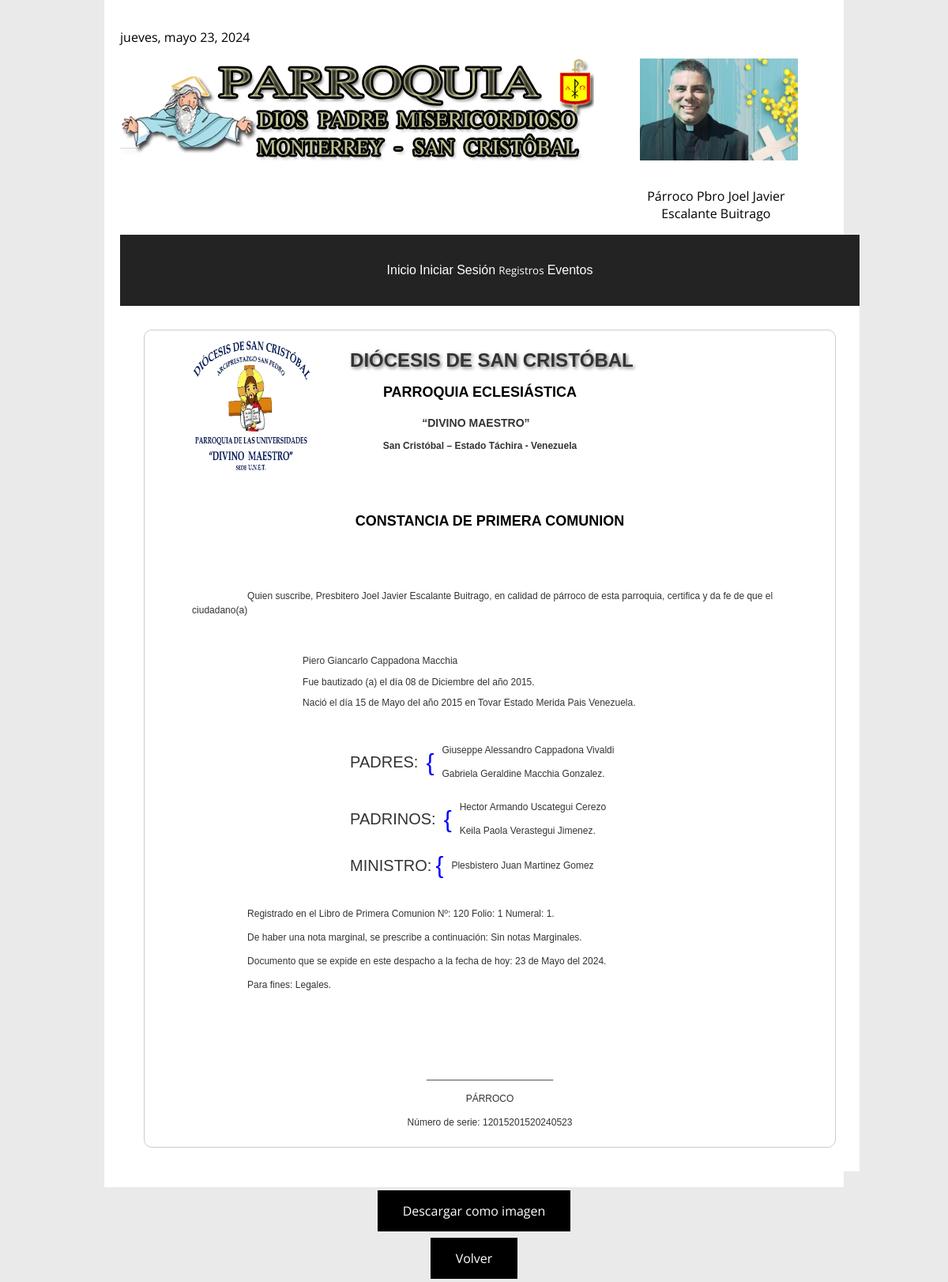
Screenshot of /documentoComunion.php?id=1 (signed in) with the database file from the repository.
### tables this page shows
CREATE TABLE "comuniones" (
	"id"	INTEGER NOT NULL,
	"primer_nombre"	TEXT NOT NULL,
	"segundo_nombre"	TEXT,
	"primer_apellido"	TEXT NOT NULL,
	"segundo_apellido"	TEXT,
	"primer_nombre_papa"	TEXT NOT NULL,
	"segundo_nombre_papa"	TEXT,
	"primer_apellido_papa"	TEXT NOT NULL,
	"segundo_apellido_papa"	TEXT,
	"primer_nombre_mama"	TEXT NOT NULL,
	"segundo_nombre_mama"	TEXT,
	"primer_apellido_mama"	TEXT NOT NULL,
	"segundo_apellido_mama"	TEXT,
	"filiacion"	TEXT,
	"lugar_de_nacimiento"	TEXT NOT NULL,
	"estado_de_nacimiento"	TEXT NOT NULL,
	"pais_de_nacimiento"	TEXT NOT NULL,
	"dia_de_nacimiento"	TEXT NOT NULL,
	"mes_de_nacimiento"	TEXT NOT NULL,
	"ano_de_nacimiento"	INTEGER NOT NULL,
	"dia_de_bautizo"	TEXT NOT NULL,
	"mes_de_bautizo"	TEXT NOT NULL,
	"ano_de_bautizo"	INTEGER NOT NULL,
	"primer_nombre_padrino"	TEXT NOT NULL,
	"segundo_nombre_padrino"	TEXT,
	"primer_apellido_padrino"	TEXT NOT NULL,
	"segundo_apellido_padrino"	TEXT,
	"primer_nombre_madrina"	TEXT NOT NULL,
	"segundo_nombre_madrina"	TEXT,
	"primer_apellido_madrina"	TEXT NOT NULL,
	"segundo_apellido_madrina"	TEXT,
	"primer_nombre_ministro"	TEXT NOT NULL,
	"segundo_nombre_ministro"	TEXT,
	"primer_apellido_ministro"	TEXT NOT NULL,
	"segundo_apellido_ministro"	TEXT,
	"observacion"	TEXT,
	"numero_registro_civil"	INTEGER,
	"ano_registro_civil"	INTEGER,
	"numLibro"	INTEGER NOT NULL,
	"folio"	INTEGER NOT NULL,
	"numeral"	INTEGER NOT NULL,
	"notaMar"	TEXT,
	"finalidad"	TEXT,
	PRIMARY KEY("id")
);

### documentoComunion.php (the view, shortened to what this page needs)
<!DOCTYPE html>
<html>
<head>
    <link rel="stylesheet" type="text/css" href="stylesRegistros.css">
</head>
<body>
<div class="header">
    <p id="fecha"></p>
    <div class="input-row">
        <div class="input-group">
            <img class="lHead" src="LogoHeader.png" alt="Logo">
        </div>
        <div class="input-group">
            <img class="padre" src="ImagenPadre.png" alt="Imagen del Padre">
            <p style='text-align: center; margin-left: 120px;'>Párroco Pbro Joel Javier<br>Escalante Buitrago</p>
        </div>
    </div>
    <div class="menu-bar">
    <button id="cerrarSesion" onclick="window.location.href='indexRegistros.php'">Inicio</button>
    <?php
    if (isset($_SESSION['nombre_usuario'])) {
        echo '<button id="cerrarSesion" onclick="window.location.href=\'cerrarSesion.php\'">Cerrar Sesión</button>';
    } else {
        echo '<button id="cerrarSesion" onclick="window.location.href=\'iniciarSesion.php\'">Iniciar Sesión</button>';
    }
    ?>
    <div class="menu-registros">
        <button>Registros</button>
    </div>
    <button id="cerrarSesion" onclick="window.location.href='indexEventos.php'">Eventos</button>
        </div>
    <div class="container">
        <?php
        include("conexion2.php");
        function numeroAMes($mes) {
            $meses = array(
                '1', '01' => 'Enero',
                '2', '02' => 'Febrero',
                '3', '03' => 'Marzo',
                '4', '04' => 'Abril',
                '5', '05' => 'Mayo',
                '6', '06' => 'Junio',
                '7', '07' => 'Julio',
                '8', '08' => 'Agosto',
                '9', '09' => 'Septiembre',
                '10' => 'Octubre',
                '11' => 'Noviembre',
                '12' => 'Diciembre',
                'enero', 'Enero' => '1',
                'febrero', 'Febrero' => '2',
                'marzo', 'Marzo' => '3',
                'abril', 'Abril' => '4',
                'mayo', 'Mayo' => '5',
                'junio', 'Junio' => '6',
                'julio', 'Julio' => '7',
                'agosto', 'Agosto' => '8',
                'septiembre', 'Septiembre' => '9',
                'octubre', 'Octubre' => '10',
                'noviembre', 'Noviembre' => '11',
                'diciembre', 'Diciembre' => '12'
            );
            return $meses[$mes];
        }
        if (isset($_GET["id"])) {
            $id = $_GET["id"];
            $sql = "SELECT COUNT(*) FROM [comuniones] WHERE [id] = $id";
            $count = $db->query($sql)->fetchColumn();
            if ($count > 0) {
                $sql = "SELECT * FROM [comuniones] WHERE [id] = $id";
                $result = $db->query($sql);
                $row = $result->fetch(PDO::FETCH_ASSOC);
                echo "<div class='certificado' align-items: center;'>";
                echo "<div id='content-to-capture'>";
                    echo "<div style='display: flex; align-items: flex-start; margin-left: 50px;'>";
                        echo "<img id='logo' src='Logo.png' alt='Escudo' style='width: 150px; height: 175px; margin-right: 20px;'>";
                        echo "<div style='text-align: center; line-height: 0.2; margin-left: 20px;'>";
                            echo "<h1 >DIÓCESIS DE SAN CRISTÓBAL</h1>";
                            echo "<h2 style='margin-right: 30px;'>PARROQUIA ECLESIÁSTICA</h2>";
                            echo "<h3 style='line-height:1.0; margin-right: 40px;'>“DIVINO MAESTRO”</h3>";
                            echo "<h4 style='line-height:1.0; margin-right: 30px;'>San Cristóbal – Estado Táchira - Venezuela</h4>";
                        echo "</div>";
                    echo "</div>";
                    echo "<br>";
                echo "<h2>CONSTANCIA DE PRIMERA COMUNION</h2>";
                echo "<div style='text-align: left; line-height: 1.2; padding: 20px; text-indent: 120px'>";
                    echo "<p style='text-align: left; text-indent: 70px; margin-left: 20px; line-height: 1.5; padding: 10px;'>Quien suscribe, Presbitero Joel Javier Escalante Buitrago, en calidad de párroco de esta parroquia, certifica y da fe de que el ciudadano(a)</p>";
                    echo "<br>";
                    echo "<p style='margin-left: 50px;'>" . $row["primer_nombre"]. " " . $row["segundo_nombre"]. " " . $row["primer_apellido"]. " " . $row["segundo_apellido"]. "</p>";
                    echo "<p style='margin-left: 50px;'>Fue bautizado (a) el día " . $row["dia_de_bautizo"]. " de " . numeroAMes(trim($row["mes_de_bautizo"])). " del año " . $row["ano_de_bautizo"]. ".</p>";
                    echo "<p style='margin-left: 50px;'>Nació el día " . $row["dia_de_nacimiento"]. " de " . numeroAMes(trim($row["mes_de_nacimiento"])). " del año " . $row["ano_de_nacimiento"]. " en " . $row["lugar_de_nacimiento"]. " Estado " . $row["estado_de_nacimiento"]. " Pais " . $row["pais_de_nacimiento"]. ".</p>";
                    echo "</div>";
                    echo "<div style='display: flex; margin-left: 250px;'>
                            <div style='display: flex; align-items: center;'>
                                <div style='font-size: 20px; text-transform: uppercase; margin-right: 10px;'>PADRES:</div>
                                <div style='color: blue; font-size: 30px; margin-right: 10px;'>{</div>
                                <div>
                                    <p>" . $row["primer_nombre_papa"]. " " . $row["segundo_nombre_papa"]. " " . $row["primer_apellido_papa"]. " " . $row["segundo_apellido_papa"]. "</p>
                                    <p>" . $row["primer_nombre_mama"]. " " . $row["segundo_nombre_mama"]. " " . $row["primer_apellido_mama"]. " " . $row["segundo_apellido_mama"]. ".</p>
                                </div>
                            </div>
                        </div>";
                    echo "<div style='display: flex; margin-left: 250px;'>
                            <div style='display: flex; align-items: center;'>
                                <div style='font-size: 20px; text-transform: uppercase; margin-right: 10px;'>PADRINOS:</div>
                                <div style='color: blue; font-size: 30px; margin-right: 10px;'>{</div>
                                <div>
                                    <p>" . $row["primer_nombre_padrino"]. " " . $row["segundo_nombre_padrino"]. " " . $row["primer_apellido_padrino"]. " " . $row["segundo_apellido_padrino"]. "</p>
                                    <p>" . $row["primer_nombre_madrina"]. " " . $row["segundo_nombre_madrina"]. " " . $row["primer_apellido_madrina"]. " " . $row["segundo_apellido_madrina"]. ".</p>
                                </div>
                            </div>
                        </div>";
                    echo "<div style='display: flex; margin-left: 250px;'>
                            <div style='display: flex; align-items: center;'>
                                <div style='font-size: 20px; text-transform: uppercase; margin-right: 5px;'>MINISTRO:</div>
                                <div style='color: blue; font-size: 30px; margin-right: 10px;'>{</div>
                                <div>
                                    <p>" . $row["primer_nombre_ministro"]. " " . $row["segundo_nombre_ministro"]. " " . $row["primer_apellido_ministro"]. " " . $row["segundo_apellido_ministro"]. "</p>
                                </div>
                            </div>
                        </div>";
                        echo "<br>";
                    echo "<p style='margin-left: 120px;'>Registrado en el Libro de Primera Comunion Nº: " . $row["numLibro"]. " Folio: " . $row["folio"]. " Numeral: " . $row["numeral"]. ".</p>";
                    echo "<p style='margin-left: 120px;'>De haber una nota marginal, se prescribe a continuación: " . (!empty($row["notaMar"]) ? $row["notaMar"] : "Sin nota marginal") . ".</p>";
                    $fecha_formateada = date("d") . " de " . numeroAMes(date("m")) . " del " . date("Y");
                    echo "<p style='margin-left: 120px;'>Documento que se expide en este despacho a la fecha de hoy: " . $fecha_formateada . ".</p>";
                    echo "<p style='margin-left: 120px;'>Para fines: " . (!empty($row["finalidad"]) ? $row["finalidad"] : "Sin Finalidad") . ".</p>";
                echo "<br><br>";
                echo "<br><br>";
                echo "<p style='text-align: center;'>________________________</p>";
                echo "<p style='text-align: center;'>PÁRROCO</p>";
                $serial = $row["id"] . $row["ano_de_nacimiento"] . $row["ano_de_bautizo"] . date("Ymd");
                echo "<p style='text-align: center;'>Número de serie: " . $serial . "</p>";
                echo "</div>";
                echo "</div>";
                echo "</div>";
                echo "</div>";
                echo "<button id='download' class='button' style='display: none;'>Descargar como imagen</button>";
            } else {
                echo "No se encontraron resultados para el ID proporcionado.";
            }
        }
        ?>
    <a href="indexComunion.php"><button class="button">Volver</button></a>
</body>
</html>

### stylesRegistros.css (style rules this page uses)
body { font-family: 'Open Sans', serif; font-size: 16px; background-color: #EAEAEA; display: flex; flex-direction: column; justify-content: center; align-items: center; min-height: 100vh; margin: 0; padding: 0; box-sizing: border-box; }
.header { background-color: #ffffff; width: 935.85px; padding: 20px; box-sizing: border-box; }
img.lHead { width: 600px; height: 132px; margin: 0px 0px 0px 0px; }
img.padre { width: 200px; height: 129.34px; margin: 0px 0px 18px 165px; }
img.padre { width: 200px; height: 129.34px; }
.menu-bar { background-color: #232323; width: 935.85px; height: 89.6px; padding: 0; color: #ffffff; text-align: center; }
.container { background-color: #ffffff; width: 935.85px; padding: 20px; box-sizing: border-box; }
.header, .menu-bar, .container { display: block; width: 935.85px; }
h1 { background-color: rgba(255, 255, 255, 0.5); padding: 10px; border-radius: 10px; text-shadow: 2px 2px 4px rgba(0, 0, 0, 0.5); font-family: 'Arial', sans-serif; text-align: center; }
.certificado { font-family: Arial, sans-serif; font-size: 12px; color: #333; line-height: 1.5; margin: 10px; padding: 10px; background-color: #ffffff; border: 1px solid #ccc; border-radius: 10px; }
.button { font-family: 'Open Sans', sans-serif; background-color: #000000; border: none; color: white; padding: 15px 32px; text-align: center; text-decoration: none; display: inline-block; font-size: 16px; margin: 4px 2px; cursor: pointer; transition: background-color 0.5s; }
h2 { color: #000000; margin-bottom: 20px; padding: 10px; border-radius: 10px; text-align: center; }
.menu-registros { position: relative; display: inline-block; }
button#cerrarSesion { border: none; color: white; text-align: center; text-decoration: none; display: inline-block; font-size: 16px; margin: 4px 2px; cursor: pointer; height: 89.6px; margin: 0; padding: 0; background-color: #232323; }
div.menu-registros > button { font-family: 'Open Sans', sans-serif; border: none; cursor: pointer; text-align: left; height: 89.6px; margin: 0; padding: 0; background-color: #232323; color: white; position: relative; }
.input-row { display: flex; justify-content: space-between; }
.input-group { display: flex; flex-direction: column; width: 45%; }

### rows the page displays
comuniones: primer_nombre "Piero", segundo_nombre "Giancarlo", primer_apellido "Cappadona", segundo_apellido "Macchia", dia_de_bautizo "08", mes_de_bautizo "Diciembre", ano_de_bautizo "2015", dia_de_nacimiento "15", mes_de_nacimiento "Mayo", ano_de_nacimiento "2015", lugar_de_nacimiento "Tovar", estado_de_nacimiento "Merida", pais_de_nacimiento "Venezuela", primer_nombre_papa "Giuseppe", segundo_nombre_papa "Alessandro", primer_apellido_papa "Cappadona", segundo_apellido_papa "Vivaldi", primer_nombre_mama "Gabriela", segundo_nombre_mama "Geraldine", primer_apellido_mama "Macchia", segundo_apellido_mama "Gonzalez", primer_nombre_padrino "Hector", segundo_nombre_padrino "Armando", primer_apellido_padrino "Uscategui", segundo_apellido_padrino "Cerezo", primer_nombre_madrina "Keila", segundo_nombre_madrina "Paola", primer_apellido_madrina "Verastegui", segundo_apellido_madrina "Jimenez", primer_nombre_ministro "Plesbistero", segundo_nombre_ministro "Juan", primer_apellido_ministro "Martinez", segundo_apellido_ministro "Gomez", numLibro "120", folio "1", numeral "1", notaMar "Sin notas Marginales", finalidad "Legales"

### other values shown
$fecha_formateada "23 de Mayo del 2024"
